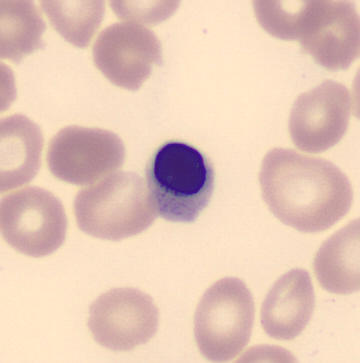
#> input picture ERB 2K-PBC Train (23).jpg, 360 x 363 px, found by its file name
$ python Pipeline1.py
#> lines starting #> are read from the running program, lines starting #| are printed output that depends on the picture; after the words box and inside, x2 and y2 are one past the last pixel; in counts of white or black regions, pixels touching at a corner belong together
import cv2
import numpy as np
import matplotlib.pyplot as plt

img = cv2.imread('Other Images/ERB 2K-PBC Train (23).jpg')
#> img is the input picture: shape (363, 360, 3); mean B, G, R 183.9, 199.4, 229.2

lab_img = cv2.cvtColor(img, cv2.COLOR_BGR2LAB)
#> lab_img: shape (363, 360, 3); mean of channels 0, 1, 2 210.1, 136.4, 139.4

# Split the LAB image into its channels
l_channel, a_channel, b_channel = cv2.split(lab_img)
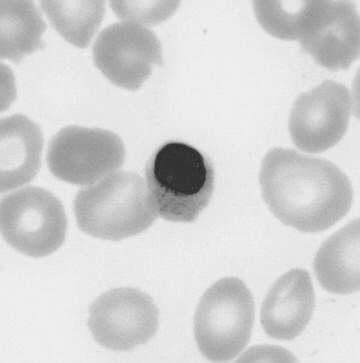
#> l_channel: shape (363, 360); min 42, max 240, mean 210.1
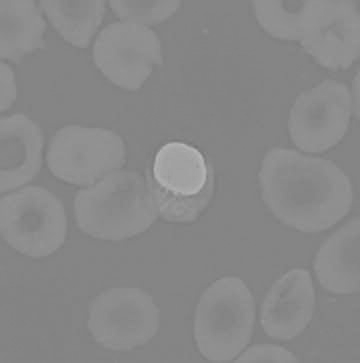
#> a_channel: shape (363, 360); min 117, max 183, mean 136.4
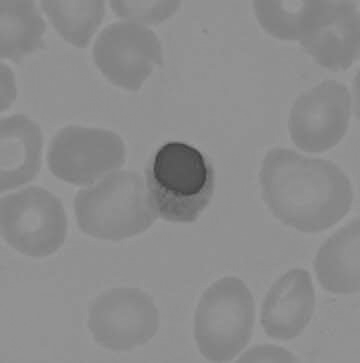
#> b_channel: shape (363, 360); min 63, max 155, mean 139.4

# Apply Gaussian blur to the A channel
blur_imgA = cv2.GaussianBlur(a_channel, (3, 3), 0)

#Otsu's thresholding
_, otsu_thresh = cv2.threshold(blur_imgA, 0, 255, cv2.THRESH_BINARY + cv2.THRESH_OTSU)
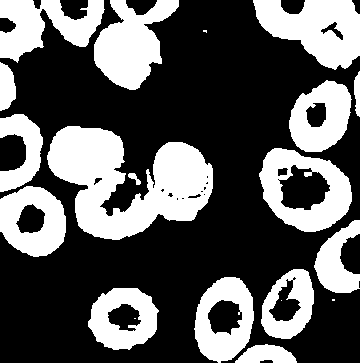
#> otsu_thresh: shape (363, 360); 36% white; 20 white regions (4 under 20 px), largest, box (x1, y1, x2, y2) and area: (47, 126, 213, 240) 10712, (253, 0, 360, 70) 4735, (94, 0, 179, 90) 4365

# Morphological operations
#Opening
kernel = cv2.getStructuringElement(cv2.MORPH_RECT, (3, 3))
opening = cv2.morphologyEx(otsu_thresh, cv2.MORPH_OPEN, kernel)
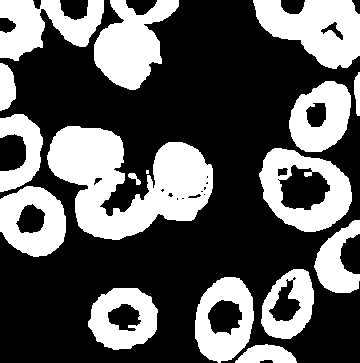
#> opening: shape (363, 360); 35.9% white; 17 white regions (1 under 20 px), largest, box (x1, y1, x2, y2) and area: (47, 126, 213, 240) 10679, (253, 0, 360, 69) 4728, (94, 0, 179, 90) 4362

#Closing
closing = cv2.morphologyEx(opening, cv2.MORPH_CLOSE, kernel)
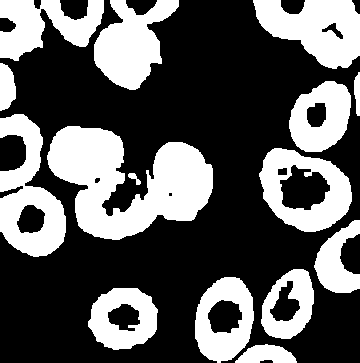
#> closing: shape (363, 360); 36.1% white; 15 white regions, largest, box (x1, y1, x2, y2) and area: (47, 126, 213, 240) 10783, (0, 114, 66, 257) 5004, (253, 0, 360, 69) 4741

#Connected components
cv2.connectedComponents(closing)
num_labels, labels = cv2.connectedComponents(closing)
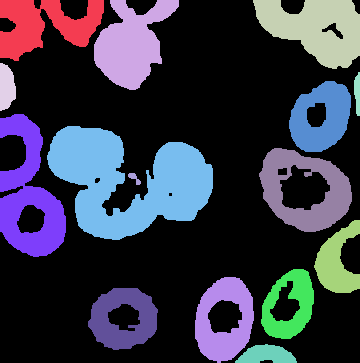
#> labels: shape (363, 360) int32; 16 distinct labels, from 0 to 15; one colour per label, 0 black
#> num_labels = 16

img_rgb = cv2.cvtColor(img, cv2.COLOR_BGR2RGB)

# Plot images
plt.figure(figsize=(12,8))

plt.subplot(2,4,1)
plt.imshow(img_rgb)
plt.title("Original Image")
plt.axis("off")

plt.subplot(2,4,2)
plt.imshow(l_channel, cmap='gray')
plt.title("L Channel")
plt.axis("off")

plt.subplot(2,4,3)
plt.imshow(a_channel, cmap='gray')
plt.title("A Channel")
plt.axis("off")

plt.subplot(2,4,4)
plt.imshow(b_channel, cmap='gray')
plt.title("B Channel")
plt.axis("off")

plt.subplot(2,4,5)
plt.imshow(blur_imgA, cmap='gray')
plt.title("Gaussian Blur (A Channel)")
plt.axis("off")

plt.subplot(2,4,6)
plt.imshow(otsu_thresh, cmap='gray')
plt.title("Otsu Threshold")
plt.axis("off")

plt.subplot(2,4,7)
plt.imshow(opening, cmap='gray')
plt.title("Opening")
plt.axis("off")

plt.subplot(2,4,8)
plt.imshow(closing, cmap='gray')
plt.title("Closing")
plt.axis("off")

plt.tight_layout()
plt.show()

$ run again, with ERB 2K-PBC Train (106).jpg copied over ERB 2K-PBC Train (23).jpg
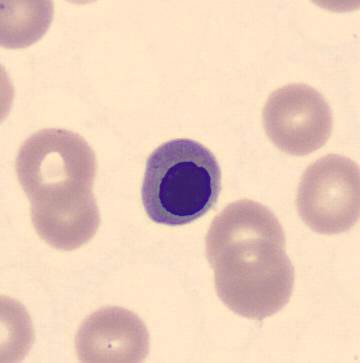
#> input picture ERB 2K-PBC Train (106).jpg, 360 x 363 px, found by its file name
#> img is the input picture: shape (363, 360, 3); mean B, G, R 189.3, 207.7, 235.6
#> lab_img: shape (363, 360, 3); mean of channels 0, 1, 2 217, 135.2, 140.5
#> `_, otsu_thresh = cv2.threshold(blur_imgA, 0, 255, cv2.THRESH_BINARY + ..`:
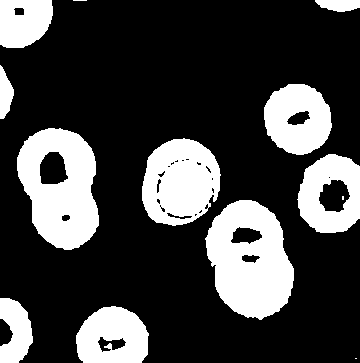
#> otsu_thresh: shape (363, 360); 26% white; 13 white regions (3 under 20 px), largest, box (x1, y1, x2, y2) and area: (205, 200, 294, 320) 7328, (17, 128, 99, 250) 6775, (142, 138, 221, 226) 5203
#> opening: shape (363, 360); 26% white; 11 white regions, largest, box (x1, y1, x2, y2) and area: (206, 200, 294, 320) 7319, (17, 128, 99, 250) 6773, (142, 139, 220, 226) 5189
#> closing: shape (363, 360); 26.1% white; 10 white regions, largest, box (x1, y1, x2, y2) and area: (206, 200, 294, 320) 7330, (17, 128, 99, 250) 6773, (142, 139, 220, 226) 5373
#> `num_labels, labels = cv2.connectedComponents(closing)`:
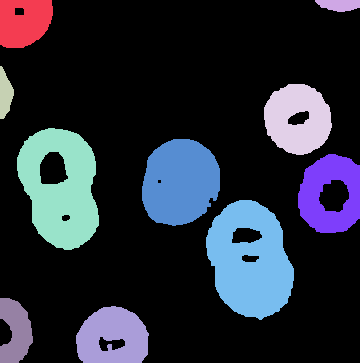
#> labels: shape (363, 360) int32; 11 distinct labels, from 0 to 10; one colour per label, 0 black
#> num_labels = 11

$ run again, with ERB 2K-PBC Train (126).jpg copied over ERB 2K-PBC Train (23).jpg
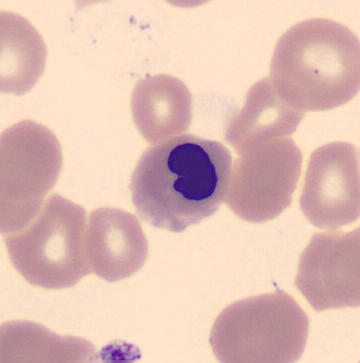
#> input picture ERB 2K-PBC Train (126).jpg, 360 x 363 px, found by its file name
#> img is the input picture: shape (363, 360, 3); mean B, G, R 180.6, 190.6, 224.8
#> lab_img: shape (363, 360, 3); mean of channels 0, 1, 2 203.3, 139, 137.4
#> `_, otsu_thresh = cv2.threshold(blur_imgA, 0, 255, cv2.THRESH_BINARY + ..`:
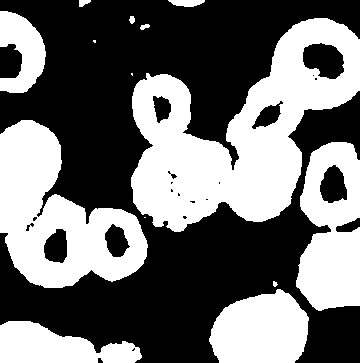
#> otsu_thresh: shape (363, 360); 43.6% white; 14 white regions (3 under 20 px), largest, box (x1, y1, x2, y2) and area: (131, 18, 360, 232) 23495, (0, 120, 148, 288) 13216, (296, 142, 360, 311) 7817
#> opening: shape (363, 360); 43.6% white; 11 white regions (1 under 20 px), largest, box (x1, y1, x2, y2) and area: (131, 18, 360, 232) 23480, (0, 120, 148, 288) 13207, (296, 142, 360, 311) 7815
#> closing: shape (363, 360); 43.7% white; 11 white regions (1 under 20 px), largest, box (x1, y1, x2, y2) and area: (131, 18, 360, 232) 23570, (0, 120, 148, 288) 13277, (296, 142, 360, 311) 7815
#> `num_labels, labels = cv2.connectedComponents(closing)`:
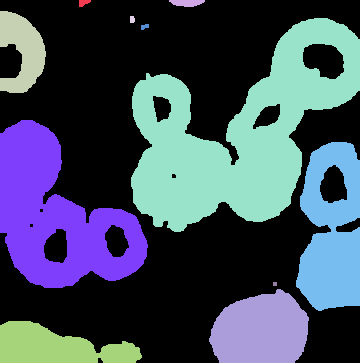
#> labels: shape (363, 360) int32; 12 distinct labels, from 0 to 11; one colour per label, 0 black
#> num_labels = 12

$ run again, with ERB 2K-PBC Train (165).jpg copied over ERB 2K-PBC Train (23).jpg
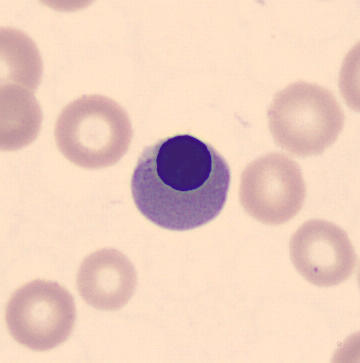
#> input picture ERB 2K-PBC Train (165).jpg, 360 x 363 px, found by its file name
#> img is the input picture: shape (363, 360, 3); mean B, G, R 191.8, 207.9, 238
#> lab_img: shape (363, 360, 3); mean of channels 0, 1, 2 218, 136.3, 139.6
#> otsu_thresh: shape (363, 360); 20.6% white; 12 white regions (1 under 20 px), largest, box (x1, y1, x2, y2) and area: (131, 134, 230, 230) 6784, (0, 28, 42, 149) 3930, (56, 96, 132, 167) 3053
#> opening: shape (363, 360); 20.5% white; 11 white regions, largest, box (x1, y1, x2, y2) and area: (131, 134, 230, 230) 6762, (0, 28, 42, 149) 3927, (56, 96, 132, 167) 3051
#> closing: shape (363, 360); 20.7% white; 11 white regions, largest, box (x1, y1, x2, y2) and area: (131, 134, 230, 230) 6905, (0, 28, 42, 149) 3934, (56, 96, 132, 167) 3057
#> `num_labels, labels = cv2.connectedComponents(closing)`:
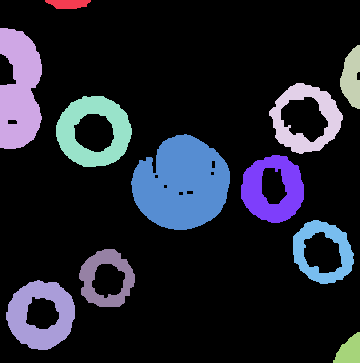
#> labels: shape (363, 360) int32; 12 distinct labels, from 0 to 11; one colour per label, 0 black
#> num_labels = 12
